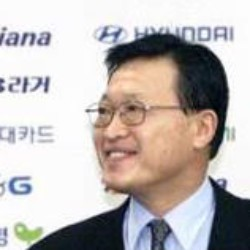
#> input picture uploads/students/Jo_Joong-hyon/Jo_Joong-hyon_0001.jpg, 250 x 250 px; its folder holds only this picture in this run
$ python -i processor.py   (imports and definitions only)
#> lines starting #> are read from the running program, lines starting #| are printed output that depends on the picture
import os
import cv2
import numpy as np
from sklearn.decomposition import PCA
from sklearn.model_selection import train_test_split
from sklearn.neighbors import KNeighborsClassifier
from sklearn.metrics import accuracy_score
from sklearn.model_selection import GridSearchCV


def predict_sim(new_img_path):
    # Define your dataset path
    dataset_path = 'uploads/students/'

    # Step 1: Load and preprocess the images
    images, labels = load_images(dataset_path)

    # Step 2: Compute the mean face
    mean_face = compute_mean_face(images)

    # Step 3: Compute Eigenfaces using PCA
    eigenfaces = compute_eigenfaces(images)

    # Step 4: Project images onto the Eigenfaces
    eigenface_projections = project_onto_eigenfaces(images, mean_face, eigenfaces)

    # Step 5: Train a Model
    # accuracy = train_model(eigenface_projections, labels)
    accuracy, tuned_knn_model = train_model_with_tuning(eigenface_projections, labels)

    # Step 6: Load and preprocess the new image
    new_image = preprocess_new_image(new_img_path)

    # Step 7: Project the new image onto the Eigenfaces
    new_image_features = project_new_image(new_image, mean_face, eigenfaces)

    # Step 8: Compare against the dataset images
    distances = compare_images(new_image_features, eigenface_projections)

    # Step 9: Make a prediction
    prediction = make_prediction(distances, labels)

    if prediction != "Unknown":
        predicted_student_number = prediction.split("_")[0]
        predicted_full_name = prediction.split("_")[1]
        data = {'accuracy': round(accuracy * 100), 'student_number': predicted_student_number,
                'full_name': predicted_full_name}
        return data
    else:
        data = {'accuracy': round(accuracy * 100), 'prediction': prediction}
        return data


# Step 1: Load and preprocess the images
def load_images(dataset_path):
#> called with dataset_path = 'uploads/students/'
    images = []
    labels = []
    for person_name in os.listdir(dataset_path):
        person_dir = os.path.join(dataset_path, person_name)
        for filename in os.listdir(person_dir):
            img_path = os.path.join(person_dir, filename)
            img = cv2.imread(img_path, cv2.IMREAD_GRAYSCALE)  # Read images in grayscale
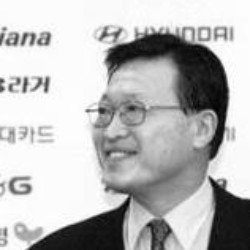
#> img: shape (250, 250); min 0, max 255, mean 185.2
            img = cv2.resize(img, (64, 128))  # Resize if needed
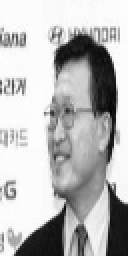
#> img: shape (128, 64) (shown 2 times larger); min 3, max 255, mean 185
#> in predict_sim, `mean_face = compute_mean_face(images)`: mean_face = 8192 values, max 255 at index 780, min 3 at index 3575, mean 185
            images.append(img.flatten())
            labels.append(person_name)
    return np.array(images), np.array(labels)


# Step 2: Compute the mean face
def compute_mean_face(images):
    return np.mean(images, axis=0)


# Step 3: Compute Eigenfaces using PCA
def compute_eigenfaces(images, num_components=200):
    pca = PCA(n_components=num_components, whiten=True)
#> (the run stopped early here; a loop or call above may not have finished)
